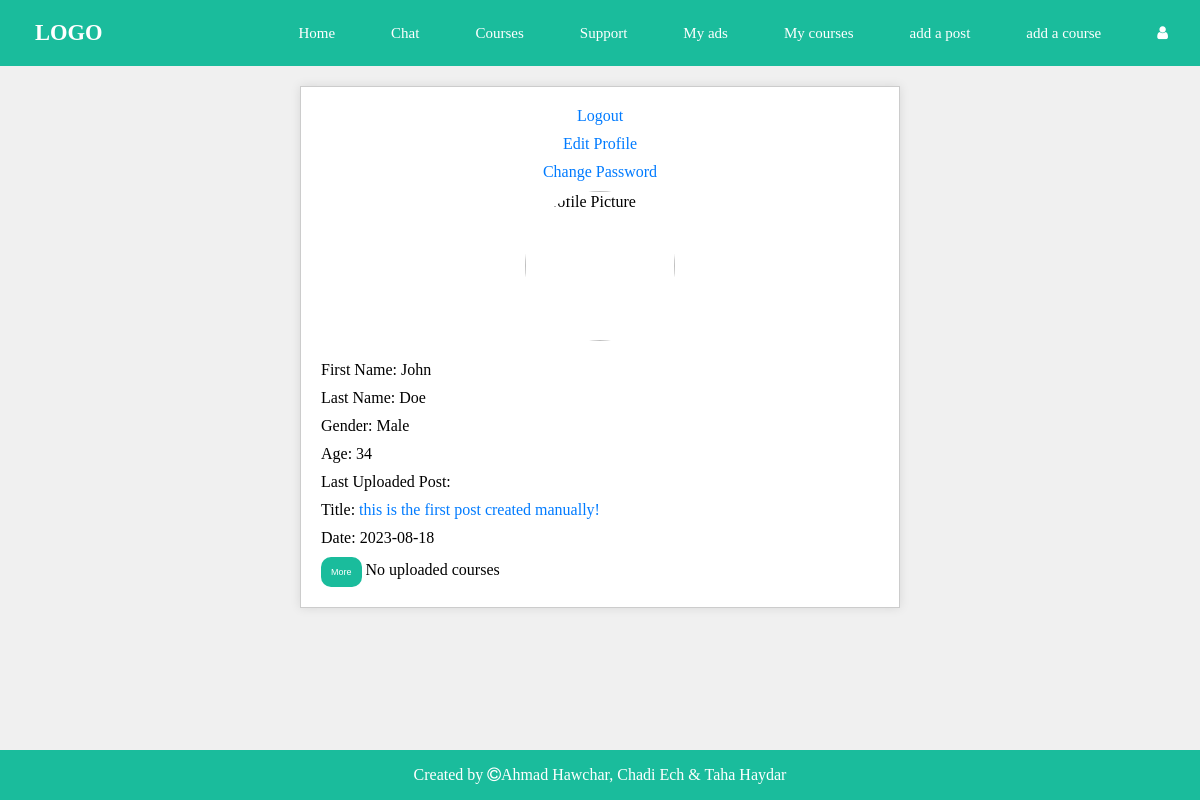
Page /profile.php?id=81 (signed in) on the committed database.
### tables this page shows
CREATE TABLE `user` (
  `id` int(11) NOT NULL,
  `username` varchar(30) NOT NULL,
  `password` varchar(40) NOT NULL,
  `Fname` varchar(50) NOT NULL,
  `Lname` varchar(50) NOT NULL,
  `Date_Of_Birth` date NOT NULL,
  `gender` varchar(30) NOT NULL,
  `Role_Id` int(11) NOT NULL,
  `profile_pic` varchar(20) NOT NULL
);

CREATE TABLE `post` (
  `Id` int(5) NOT NULL,
  `Date` date NOT NULL,
  `Description` varchar(300) NOT NULL,
  `Id_t` int(20) NOT NULL,
  `category` varchar(20) NOT NULL,
  `picture` varchar(30) NOT NULL,
  `price` int(30) NOT NULL
);

### profile.php (the view, shortened to what this page needs)
<?php
require_once "connection.php";
?>
<html lang="en">
<head>
  <link rel="stylesheet" href="profile.css">
  <link rel="stylesheet" href="https://cdnjs.cloudflare.com/ajax/libs/font-awesome/4.7.0/css/font-awesome.min.css" />
</head>
<body>
<header>
      <nav>
      <div class="logo">
      <h1 >LOGO</h1>
    </div>
        <ul id="nav-bar">
          <li>
            <a href="homepage.php">Home</a>
          </li>
          <li>
            <a href="recentChat.php">Chat</a>
          </li>
          <li>
            <a href="course-search.php">Courses</a>
          </li>
          <li>
            <a href="chat.php?receiver-id=1">Support</a>
          </li>
           <?php
          if($_SESSION['role']==1){
            echo'<li><a href="myads.php">My ads</a></li>';
            echo'<li><a href="mycourses.php">My courses</a></li>';
}
else{
  echo'<li><a href="bought.php">bought courses</a></li>';
}
          ?>
            <?php  if(isset($_SESSION['role']) ){
             if($_SESSION['role']==1){
              echo" <li><a href='createpost.php'>add a post</a>";
              echo"</li><li><a href='createcourse.php'>add a course</a></li>";
            }
          }
            ?>
          <?php
        if (isset($_SESSION["isloggedin"])) {
          if ($_SESSION["isloggedin"] == "true") {
            $id=$_SESSION['id'];
            echo "<li>";
            echo "<a href='profile.php?id=$id'><i class='fa fa-user' aria-hidden='false'></i></a>";
            echo "  </li>";
          } else {
            echo "<li> <a href='Register.php'> REGISTER/LOGIN</a></li>";
          }
        } else {
          echo "<li> <a href='Register.php'> REGISTER/LOGIN</a></li>";
        }
        ?>
        </ul>
      </nav>
    </header>
  <div class="profile-container">
        <?php
        if (isset($_GET['id']) && $_SESSION['id'] == $_GET['id']) {
            echo "<div class='profilelink'>";
            echo '<a href="logout.php">Logout</a>';
            echo '<a href="edit_profile.php">Edit Profile</a>';
            echo '<a href="changepassword.php">Change Password</a>';
            echo'</div>';
        }
        ?>
        <?php
        $id=$_GET['id'];
        $query="SELECT * FROM user WHERE id=$id";
        $result=mysqli_query($con,$query);
        $row=mysqli_fetch_assoc($result);
        $profilePicture = $row['profile_pic'];
        $firstName = $row['Fname'];
        $lastName = $row['Lname'];
        $gender = $row['gender'];
        $tab1=explode("-",$row['Date_Of_Birth']);
        $age=date("Y")-$tab1[0];
        echo '<img src="profile/' . $profilePicture . '" alt="Profile Picture">';
        echo '<p>First Name: ' . $firstName . '</p>';
        echo '<p>Last Name: ' . $lastName . '</p>';
        echo '<p>Gender: ' . $gender . '</p>';
        echo '<p>Age: ' . $age . '</p>';
        ?>
        <?php
       if($_SESSION['role']==1){
        $query1="SELECT * FROM post WHERE Id_t=$id AND Id=(SELECT MAX(Id) FROM post WHERE Id_t=$id ) ";
        $result1=mysqli_query($con,$query1);
        $num1=mysqli_num_rows($result1);
        if($num1>0){
        $row1=mysqli_fetch_assoc($result1);
        $lastUploadedPostTitle = $row1['Description'];
        $lastUploadedPostDate = $row1['Date'];
        echo '<p>Last Uploaded Post:</p>';
        echo '<p>Title:<a href="showpost.php?post_id='.$row1['Id'].'">  ' . $lastUploadedPostTitle . '</a></p>';
        echo '<p>Date: ' . $lastUploadedPostDate . '</p>';
        echo"<a href='myads.php'><button>More</button></a>";
      }
      else
      echo"No uploaded posts<br>";
       }
        ?>
        <?php
        if($_SESSION['role']==1){
        $query2="SELECT * FROM course WHERE Id_t=$id AND id=(SELECT MAX(id) FROM course WHERE Id_t=$id ) ";
        $result2=mysqli_query($con,$query2);
        $num2=mysqli_num_rows($result2);
        if($num2>0){
        $row2=mysqli_fetch_assoc($result2);
        $lastUploadedCourseTitle = $row2['name'];
        $lastUploadedCourseDate = $row2['Date'];
        echo '<p>Last Uploaded Course:</p>';
        echo '<p>Title:<a href="showcourse.php?course_id='.$row2['id'].'"> ' . $lastUploadedCourseTitle . '</a></p>';
        echo '<p>Date: ' . $lastUploadedCourseDate . '</p>';
        echo"<a href='mycourses.php'><button>More</button></a>";
        }
        else
        echo"No uploaded courses";
      }
        ?>
    </div>
  <div class="footer">
    <footer>
      <p>
        Created by <i class="fa fa-copyright"></i>Ahmad Hawchar, Chadi Ech &
        Taha Haydar
      </p>
    </footer>
  </div>
</body>
</html>

### profile.css (style rules this page uses)
body { min-height: 100vh; display: flex; flex-direction: column; padding: 0; margin: 0; background-color: #f0f0f0; }
* { padding: 0; margin: 0; box-sizing: border-box; }
header { width: 100%; background-color: #1abc9c; padding: 20px; font-size: 15px; }
nav { display: flex; justify-content: space-between; align-items: center; }
nav ul { list-style: none; display: flex; gap: 2rem; }
nav a { text-decoration: none; }
.logo { list-style-type: none; margin: 0; padding-left: 15px; overflow: hidden; color: white; }
nav ul a { color: #ffffff; text-decoration: none; border-radius: 25px; padding: 12px; }
button { font-size:56.25% ; padding: 8px; }
.footer { margin-top: auto; background-color: #1abc9c; color: white; text-align: center; padding: 16px; }
a { text-decoration: none; color: #007bff; }
.profile-container { min-height: 50%; min-width: 50%; margin: 20px auto; padding: 20px; background-color: #fff; border: 1px solid #ccc; box-shadow: 0 0 10px rgba(0, 0, 0, 0.1); }
.profile-container img { width: 150px; height: 150px; border-radius: 50%; display: block; margin: 0 auto 20px; }
.profile-container p { margin: 10px 0; }
.profilelink a { display: block; text-align: center; margin-bottom: 10px; text-decoration: none; color: #007bff; }
button { background-color: #1abc9c; border-radius: 10px; color: white; padding: 10px; border: none; }

### rows in the picture
user: Fname "John", Lname "Doe", gender "Male"
post: Description "this is the first post created manually!", Date "2023-08-18"
